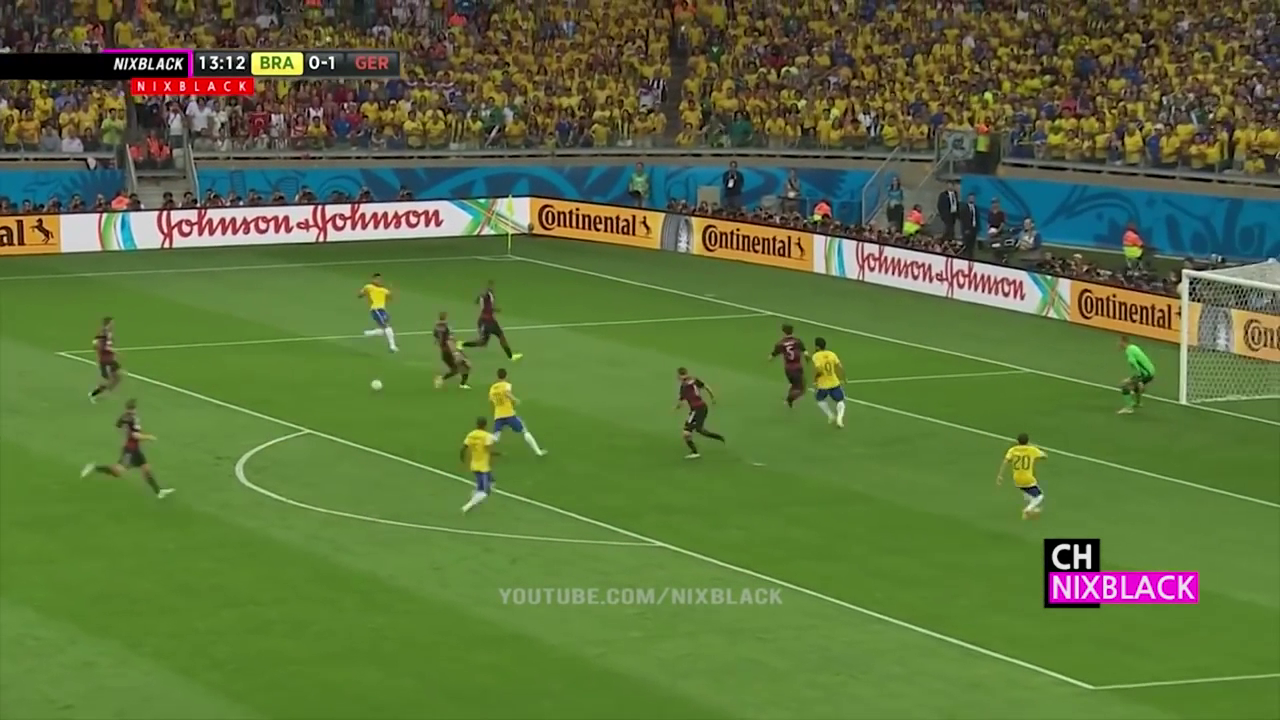
#> input picture GB.png, 1280 x 720 px
$ python temp1.py
#> lines starting #> are read from the running program, lines starting #| are printed output that depends on the picture
# -*- coding: utf-8 -*-
"""
Created on Wed May 29 00:07:48 2019

@author: kimmi
"""


import cv2
from matplotlib import pyplot as plt

img =cv2.imread('GB.png')
#> img is the input picture: shape (720, 1280, 3); mean B, G, R 61.2, 113.3, 92.3
hsv = cv2.cvtColor(img, cv2.COLOR_BGR2HSV)
#> hsv: shape (720, 1280, 3); mean H, S, V 46.5, 137, 120.6
x=hsv.shape[0]
#> x = 720
y=hsv.shape[1]
#> y = 1280
L=[]
h=[0]*256
x1=0
y1=0
x2=0
y2=0
def mouse_callback(event,x,y,flags,param):
    global x1,y1,x2,y2
    if event == cv2.EVENT_LBUTTONDOWN:
        print('Button down event x: '+str(x)+'y: '+str(y))
        x1=x
        y1=y
    elif event == cv2.EVENT_LBUTTONUP:
        print('Button up event x: '+str(x)+'y: '+str(y))
        x2=x
        y2=y

cv2.namedWindow('image')
cv2.setMouseCallback('image', mouse_callback)

while(1):

    cv2.imshow('image',img)
    k = cv2.waitKey(1) & 0xFF
#> (key Esc is pressed here)
    if(x2 != 0 and y2!=0):
        cv2.rectangle(img,(x1,y1),(x2,y2),(0,0,255),3)
    if k == 27:
        print( "ESC 키 눌러짐")
        break

cv2.destroyAllWindows()
print('x1: '+str(x1)+'y1: '+str(y1) +'x2 :' +str(x2)+'y2:'+str(y2))

for i in range(x1,x2):
    for j in range(y1,y2):
        L.append(hsv[j][i][1])
#> after the loop, L = []

for i in range(len(L)):
    h[L[i]] = h[L[i]]+1
#> this loop made 0 passes
#> after the loop, h = 256 values from 0 to 0

for i in range(len(h)):
    print(str(i)+":"+str(h[i]))
#> this loop made 256 passes
#| 0:0
#| 1:0
#| 2:0
#| 3:0
#| 4:0
#| 5:0
#| 6:0
#| 7:0
#> (further printed lines are left out)

plt.hist(L,100,[0,256])
plt.show()
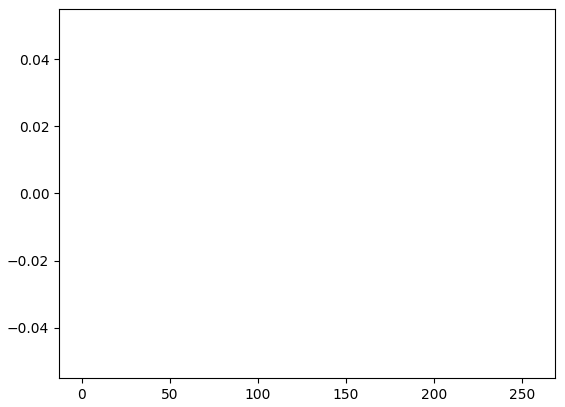
#> figure drawn by matplotlib, 1 panel
